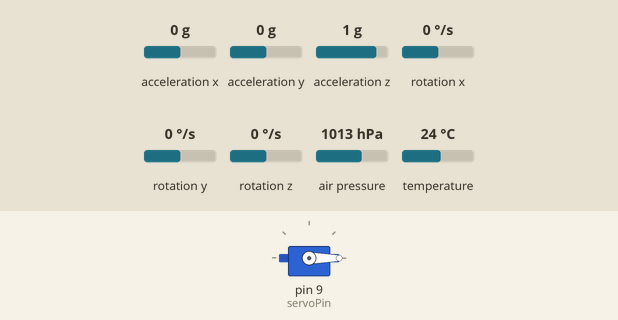
The sketch below on a simulated Arduino Uno, built with avr-gcc and run on an emulated ATmega328P. Parts: servo. The inputs (shaded band) are chosen by the test bench; at power-on: acceleration z 1 g, acceleration x 0 g, acceleration y 0 g, rotation x 0 °/s, rotation y 0 °/s, rotation z 0 °/s, air pressure 1013 hPa, temperature 24 °C. What the sketch prints to the serial monitor is not drawn.

Above: at 1.2 s.
1.3 s: acceleration z set to 0.7 g
At 3.0 s:
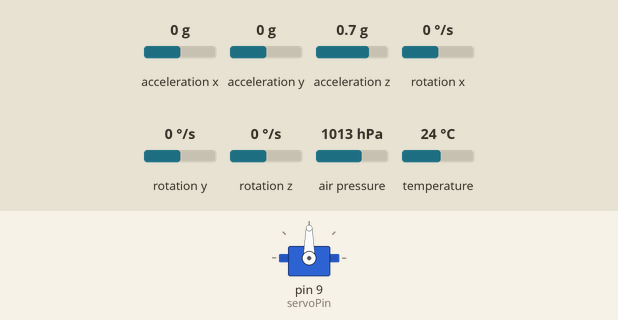
3.4 s: acceleration x set to -1.4 g
5.6 s: acceleration y set to -0.8 g
8.6 s: rotation x set to -192 °/s
Timing chart, 0 to 11.6 s (numbered marks = the images above; inputs shaded):
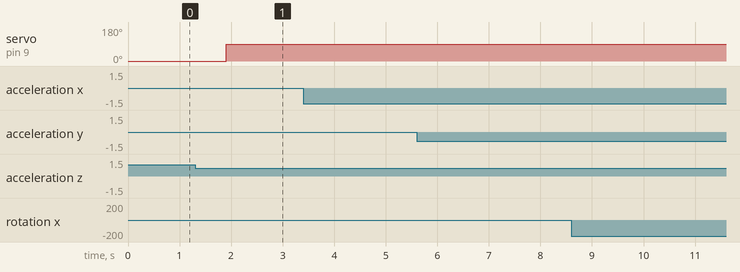

The sketch:

B_code.ino
```cpp
#include <Wire.h>
#include <MPU6050.h>
#include <SoftwareSerial.h>
#include <MS5611.h>
#include <Servo.h>
MPU6050 mpu;
MS5611 barometer;
Servo servoMotor;
SoftwareSerial bluetoothSerial(2, 3); // RX, TX pins for SoftwareSerial
const int threshold = 18000; // Threshold for detecting rise or fall
const int stableThreshold = 14000; // Threshold for detecting stability
const int servoPin = 9; // Pin connected to servo motor
int fallCounter = 0; // Number of fall detection counter. It can be configured so that the parachute can be opened when a certain number of fall detection signals are obtained.
const int fallCounterThreshold = 1; // Minimum number of fall signal detection
void setup() {
Wire.begin();
Serial.begin(9600);
bluetoothSerial.begin(9600); // Initiate Bluetooth communication
servoMotor.attach(servoPin); // Attach servo motor
mpu.initialize();
barometer.begin(); // Initialize the MS5611 sensor
if (!barometer.begin()) {
Serial.println("Could not find a valid MS5611 sensor, check wiring!");
while (1); // Infinite loop
}
if (!mpu.testConnection()) {
Serial.println("Could not connect to MPU6050, check wiring!");
while(1); // Infinite loop
}
servoMotor.write(0); // Initialize the position of the servo as 0
}
void loop() {
barometer.read(); // Read sensor data (temperature and pressure)
float pressure = barometer.getPressure(); // Read Pressure
float temperature = barometer.getTemperature(); // Read Temperature
int16_t ax, ay, az;
int16_t gx, gy, gz;
mpu.getMotion6(&ax, &ay, &az, &gx, &gy, &gz);
// Calculate total acceleration
int16_t totalAcceleration = sqrt(pow(ax,2) + pow(ay,2) + pow(az,2));
// Convert raw acceleration data into g
float converted_ax = (float) ax / 16384.0;
float converted_ay = (float) ay / 16384.0;
float converted_az = (float) az / 16384.0;
// Convert raw gyroscope data into degrees per second
float converted_gx = (float) gx / 131.0;
float converted_gy = (float) gy / 131.0;
float converted_gz = (float) gz / 131.0;
if(totalAcceleration > threshold) {
String output = "Rise detected -> Total Acc:" + String(totalAcceleration) + "-[Accel:" +
String(converted_ax) + "g|" + String(converted_ay) + "g|" + String(converted_az) +"g]-[Gyro: " +
String(converted_gx) + "deg/s|" + String(converted_gy) + "deg/s|" + String(converted_gz)
+"deg/s]-[Pressure: " + String(pressure) + " hPa]-[Temperature: " + String(temperature) +
"Â°C]-[Parachute:Close]";
sendBluetoothData(output);
Serial.println(output);
delay(10); // Delay to avoid multiple consecutive readings
} else if (threshold > totalAcceleration and totalAcceleration > stableThreshold) {
String output = "Stable detected -> Total Acc:" + String(totalAcceleration) + "-[Accel:" +
String(converted_ax) + "g|" + String(converted_ay) + "g|" + String(converted_az) +"g]-[Gyro: " +
String(converted_gx) + "deg/s|" + String(converted_gy) + "deg/s|" + String(converted_gz)
+"deg/s]-[Pressure: " + String(pressure) + " hPa]-[Temperature: " + String(temperature) +
"Â°C]-[Parachute:Close]";
sendBluetoothData(output);
Serial.println(output);
delay(10); // Delay to avoid multiple consecutive readings
} else {
String output = "Fall detected -> Total Acc:" + String(totalAcceleration) + "-[Accel:" +
String(converted_ax) + "g|" + String(converted_ay) + "g|" + String(converted_az) +"g]-[Gyro: " +
String(converted_gx) + "deg/s|" + String(converted_gy) + "deg/s|" + String(converted_gz)
+"deg/s]-[Pressure: " + String(pressure) + " hPa]-[Temperature: " + String(temperature) +
"Â°C]";
sendBluetoothData(output);
Serial.print(output);
fallCounter += 1;
Serial.print("Fall Counter: " + String(fallCounter));
//operateServo();
delay(10); // Delay to avoid multiple consecutive readings
}
if (fallCounter >= fallCounterThreshold) {
operateServo();
delay(10);
fallCounter = 0; // Reset the fallCounter to prevent opening the servo continuously
}
delay(100); // Adjust delay to observe the outputs clearly
}
void operateServo() {
// Move servo motor to a specific angle
servoMotor.write(90); // Adjust the angle as per your requirement
String servoStatus = "Parachute is opened";
Serial.println(servoStatus);
sendBluetoothData(servoStatus);
//servoMotor.write(0);
delay(1500);
}
void sendBluetoothData(String data) {
bluetoothSerial.println(data);
}
```

Measured:
- the behaviour switches between 0.9 and 0.8 g on acceleration z (found by bisection; images 0 and 1)
- after the input at 1.3 s, servo on pin 9 (servoPin): 0° → 90° after 0.60 s
- after the input at 3.4 s, every drawn part: stays the same
- after the input at 5.6 s, every drawn part: stays the same
- after the input at 8.6 s, every drawn part: stays the same
